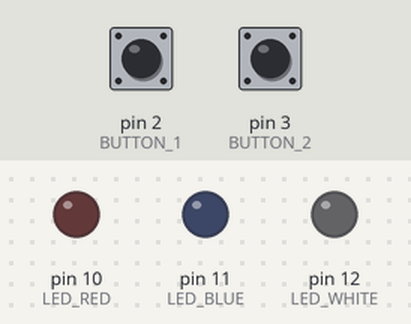
Simulated run of this sketch. Board: Arduino Uno, built with avr-gcc and run on an emulated ATmega328P. On the bench: output pins drawn as LEDs (lit = HIGH). The test bench sets the inputs (shaded band); at power-on: pin 2 (BUTTON_1) LOW, pin 3 (BUTTON_2) LOW.

Above: at 1.2 s.
1.3 s: pin 2 (BUTTON_1) pulled HIGH for 0.15 s
At 1.4 s:
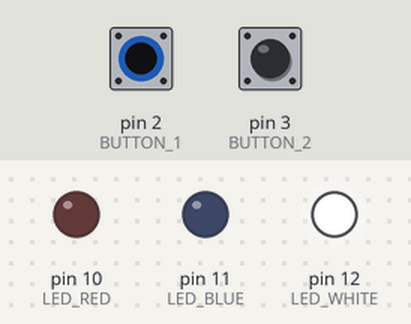
3.0 s: pin 3 (BUTTON_2) pulled HIGH for 0.15 s
At 3.1 s:
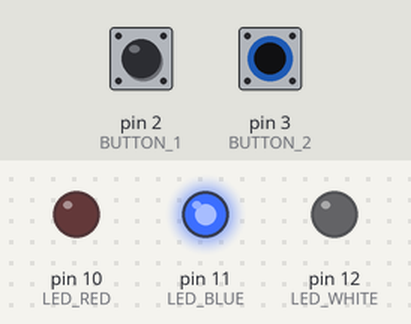
4.7 s: pin 3 (BUTTON_2) pulled HIGH for 3.2 s
At 8.8 s:
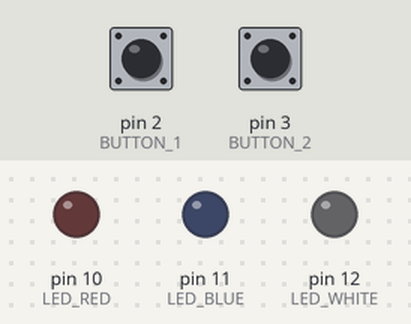
9.4 s: pin 2 (BUTTON_1) pulled HIGH for 3.2 s
At 10.0 s:
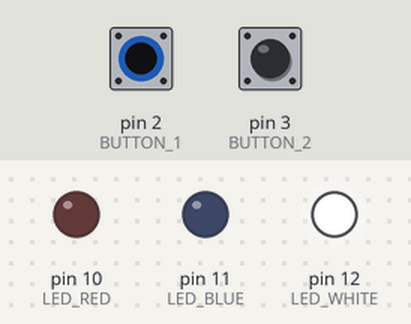
14.1 s: pin 2 (BUTTON_1) driven HIGH and pin 3 (BUTTON_2) driven HIGH
At 14.8 s:
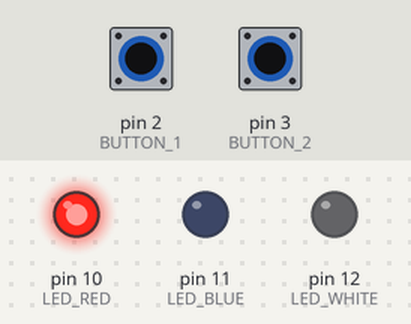
Timing chart, 0 to 16.6 s (numbered marks = the images above; inputs shaded):
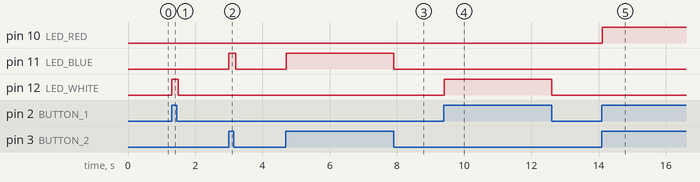

Measured:
- after the input at 1.3 s, pin 12 (LED_WHITE): LOW → HIGH at once, → LOW 0.20 s later
- after the input at 3.0 s, pin 11 (LED_BLUE): LOW → HIGH at once, → LOW 0.20 s later
- after the input at 4.7 s, pin 11 (LED_BLUE): LOW → HIGH at once, → LOW 3.2 s later
- after the input at 9.4 s, pin 12 (LED_WHITE): LOW → HIGH at once, → LOW 3.2 s later
- after the input at 14.1 s, pin 10 (LED_RED): LOW → HIGH at once

The sketch:

sketch_LED_Light_by_buttons_AND_2.ino
```cpp
#define LED_WHITE 12
#define LED_BLUE 11
#define LED_RED 10
#define BUTTON_1 2
#define BUTTON_2 3


void setup() {
  Serial.begin(9600);
  pinMode(LED_WHITE, OUTPUT);
  pinMode(LED_BLUE, OUTPUT);
  pinMode(LED_RED, OUTPUT);
  pinMode(BUTTON_1, INPUT);
  pinMode(BUTTON_2, INPUT);
}

void loop() {
  if (digitalRead(BUTTON_1) == HIGH && digitalRead(BUTTON_2) == HIGH) {
    digitalWrite(LED_RED, HIGH);
  } else {
    digitalWrite(LED_RED, LOW);
  }

  if (digitalRead(BUTTON_1) == HIGH && digitalRead(BUTTON_2) == LOW) {
    digitalWrite(LED_WHITE, HIGH);
  } else {
    digitalWrite(LED_WHITE, LOW);
  }

  if (digitalRead(BUTTON_2) == HIGH && digitalRead(BUTTON_1) == LOW) {
    digitalWrite(LED_BLUE, HIGH);
  } else {
    digitalWrite(LED_BLUE, LOW);
  }

  delay(100);
}
```
